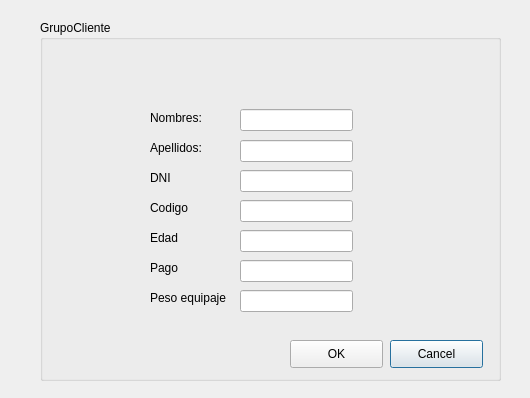
<?xml version="1.0" encoding="UTF-8"?>
<ui version="4.0">
 <class>registrarCliente</class>
 <widget class="QDialog" name="registrarCliente">
  <property name="geometry">
   <rect>
    <x>0</x>
    <y>0</y>
    <width>530</width>
    <height>398</height>
   </rect>
  </property>
  <property name="windowTitle">
   <string>Registrar Cliente</string>
  </property>
  <widget class="QGroupBox" name="groupBox">
   <property name="geometry">
    <rect>
     <x>40</x>
     <y>20</y>
     <width>461</width>
     <height>361</height>
    </rect>
   </property>
   <property name="mouseTracking">
    <bool>false</bool>
   </property>
   <property name="title">
    <string>GrupoCliente</string>
   </property>
   <widget class="QLabel" name="label_7">
    <property name="geometry">
     <rect>
      <x>110</x>
      <y>270</y>
      <width>81</width>
      <height>16</height>
     </rect>
    </property>
    <property name="text">
     <string>Peso equipaje</string>
    </property>
   </widget>
   <widget class="QLineEdit" name="txtPesoEquipaje">
    <property name="geometry">
     <rect>
      <x>200</x>
      <y>270</y>
      <width>113</width>
      <height>22</height>
     </rect>
    </property>
    <property name="maxLength">
     <number>5</number>
    </property>
   </widget>
   <widget class="QLabel" name="label">
    <property name="geometry">
     <rect>
      <x>110</x>
      <y>90</y>
      <width>55</width>
      <height>16</height>
     </rect>
    </property>
    <property name="text">
     <string>Nombres:</string>
    </property>
   </widget>
   <widget class="QLineEdit" name="txtCodigo">
    <property name="geometry">
     <rect>
      <x>200</x>
      <y>180</y>
      <width>113</width>
      <height>22</height>
     </rect>
    </property>
    <property name="maxLength">
     <number>8</number>
    </property>
   </widget>
   <widget class="QLineEdit" name="txtNombre">
    <property name="geometry">
     <rect>
      <x>200</x>
      <y>89</y>
      <width>113</width>
      <height>22</height>
     </rect>
    </property>
    <property name="maxLength">
     <number>60</number>
    </property>
   </widget>
   <widget class="QLineEdit" name="txtDNI">
    <property name="geometry">
     <rect>
      <x>200</x>
      <y>150</y>
      <width>113</width>
      <height>22</height>
     </rect>
    </property>
    <property name="maxLength">
     <number>8</number>
    </property>
   </widget>
   <widget class="QLineEdit" name="txtEdad">
    <property name="geometry">
     <rect>
      <x>200</x>
      <y>210</y>
      <width>113</width>
      <height>22</height>
     </rect>
    </property>
    <property name="maxLength">
     <number>3</number>
    </property>
   </widget>
   <widget class="QLabel" name="label_6">
    <property name="geometry">
     <rect>
      <x>110</x>
      <y>240</y>
      <width>55</width>
      <height>16</height>
     </rect>
    </property>
    <property name="text">
     <string>Pago</string>
    </property>
   </widget>
   <widget class="QLabel" name="label_4">
    <property name="geometry">
     <rect>
      <x>110</x>
      <y>180</y>
      <width>55</width>
      <height>16</height>
     </rect>
    </property>
    <property name="text">
     <string>Codigo</string>
    </property>
   </widget>
   <widget class="QLineEdit" name="txtPago">
    <property name="geometry">
     <rect>
      <x>200</x>
      <y>240</y>
      <width>113</width>
      <height>22</height>
     </rect>
    </property>
    <property name="maxLength">
     <number>5</number>
    </property>
   </widget>
   <widget class="QLabel" name="label_3">
    <property name="geometry">
     <rect>
      <x>110</x>
      <y>150</y>
      <width>55</width>
      <height>16</height>
     </rect>
    </property>
    <property name="text">
     <string>DNI</string>
    </property>
   </widget>
   <widget class="QLineEdit" name="txtApellido">
    <property name="geometry">
     <rect>
      <x>200</x>
      <y>120</y>
      <width>113</width>
      <height>22</height>
     </rect>
    </property>
    <property name="maxLength">
     <number>60</number>
    </property>
   </widget>
   <widget class="QLabel" name="label_2">
    <property name="geometry">
     <rect>
      <x>110</x>
      <y>120</y>
      <width>55</width>
      <height>16</height>
     </rect>
    </property>
    <property name="text">
     <string>Apellidos:</string>
    </property>
   </widget>
   <widget class="QLabel" name="label_5">
    <property name="geometry">
     <rect>
      <x>110</x>
      <y>210</y>
      <width>55</width>
      <height>16</height>
     </rect>
    </property>
    <property name="text">
     <string>Edad</string>
    </property>
   </widget>
   <widget class="QPushButton" name="pushButton_2">
    <property name="geometry">
     <rect>
      <x>350</x>
      <y>320</y>
      <width>93</width>
      <height>28</height>
     </rect>
    </property>
    <property name="text">
     <string>Cancel</string>
    </property>
   </widget>
   <widget class="QPushButton" name="pushButton">
    <property name="geometry">
     <rect>
      <x>250</x>
      <y>320</y>
      <width>93</width>
      <height>28</height>
     </rect>
    </property>
    <property name="text">
     <string>OK</string>
    </property>
   </widget>
  </widget>
 </widget>
 <tabstops>
  <tabstop>txtNombre</tabstop>
  <tabstop>txtApellido</tabstop>
  <tabstop>txtDNI</tabstop>
  <tabstop>txtCodigo</tabstop>
  <tabstop>txtEdad</tabstop>
  <tabstop>txtPago</tabstop>
  <tabstop>txtPesoEquipaje</tabstop>
 </tabstops>
 <resources/>
 <connections/>
</ui>
